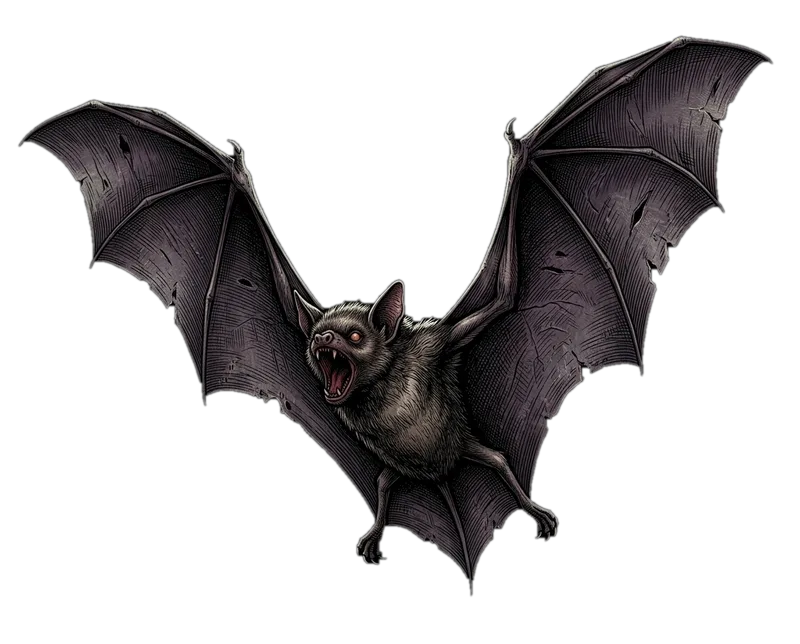
#> input picture src/ui/art/enemies/bat.webp, 800 x 644 px; its folder holds only this picture in this run
$ python enemy-art.py ../src/ui/art/enemies/bat.webp ../src/ui/art/enemies/colossus.webp
#> lines starting #> are read from the running program, lines starting #| are printed output that depends on the picture; after the words box and inside, x2 and y2 are one past the last pixel; in counts of white or black regions, pixels touching at a corner belong together
"""
生成 AI で描いた敵の絵を、ゲームで使う形に変える（src/ui/art/enemies/<id>.webp）。
  python3 tools/enemy-art.py <元の画像> <敵の ID> [しきい値]
- 背景の黒のうち、画像の外側からつながっている部分だけを透明にする（体の中の暗い所は残す）。
  翼の陰影などの暗い所へ、細いすき間から入り込まないよう、背景の候補を一度細らせてから外側とつながる所を探し、
  そのあと元の太さに戻す（すき間が CHANNEL ピクセルより細いところは、背景として扱わない）。
- 横 800 ピクセルに縮め、WebP（品質 82）で保存する。Pillow（pip install pillow）が必要。
"""
import collections, sys
from PIL import Image, ImageChops, ImageFilter

CHANNEL = 9

def flood_from_border(mask: Image.Image) -> Image.Image:
    """mask（255 = 背景の候補）のうち、画像のふちとつながる部分だけを 255 にする。"""
    w, h = mask.size
    m = mask.load()
    out = bytearray(w * h)
    q = collections.deque([(x, y) for x in range(w) for y in (0, h - 1)] + [(x, y) for y in range(h) for x in (0, w - 1)])
    while q:
        x, y = q.popleft()
        i = y * w + x
        if out[i] or m[x, y] == 0:
            continue
        out[i] = 255
        for nx, ny in ((x + 1, y), (x - 1, y), (x, y + 1), (x, y - 1)):
            if 0 <= nx < w and 0 <= ny < h and not out[ny * w + nx]:
                q.append((nx, ny))
    return Image.frombytes('L', (w, h), bytes(out))

def main(src: str, enemy_id: str, threshold: int = 10) -> None:
#> called with src = '../src/ui/art/enemies/bat.webp', enemy_id = '../src/ui/art/enemies/colossus.webp', threshold = 10
    im = Image.open(src).convert('RGB')
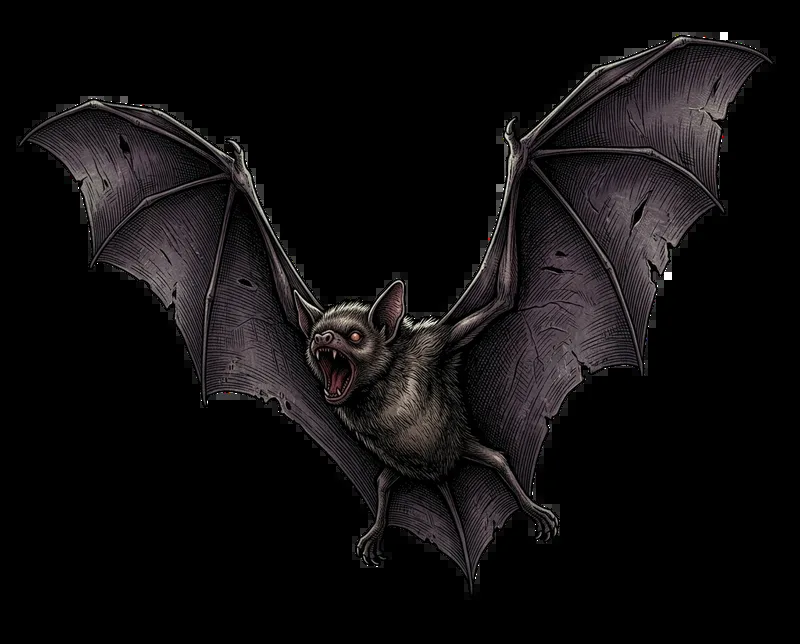
#> im: PIL image 800x644 RGB; mean R, G, B 15.8, 14, 14.7
    # 背景の候補: いちばん明るい色の成分が、しきい値以下（ほぼ黒）
    r, g, b = im.split()
    brightest = ImageChops.lighter(ImageChops.lighter(r, g), b)
    cand = brightest.point(lambda v: 255 if v <= threshold else 0)
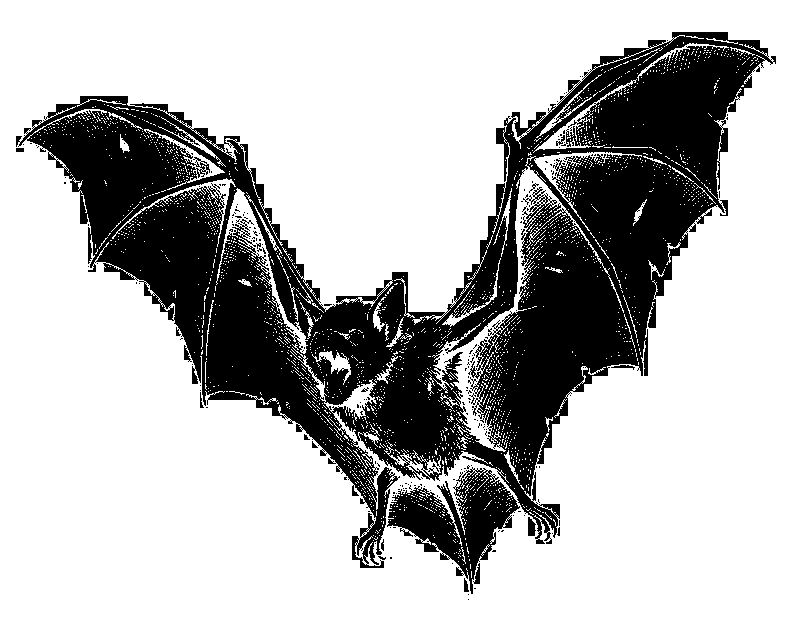
#> cand: PIL image 800x644 L; 72.9% white; 230 black regions (217 under 20 px), largest, box (x1, y1, x2, y2) and area: (16, 32, 776, 568) 131607, (387, 467, 520, 594) 6996, (528, 517, 536, 536) 116
    thin = cand.filter(ImageFilter.MinFilter(CHANNEL))           # 細いすき間を切る
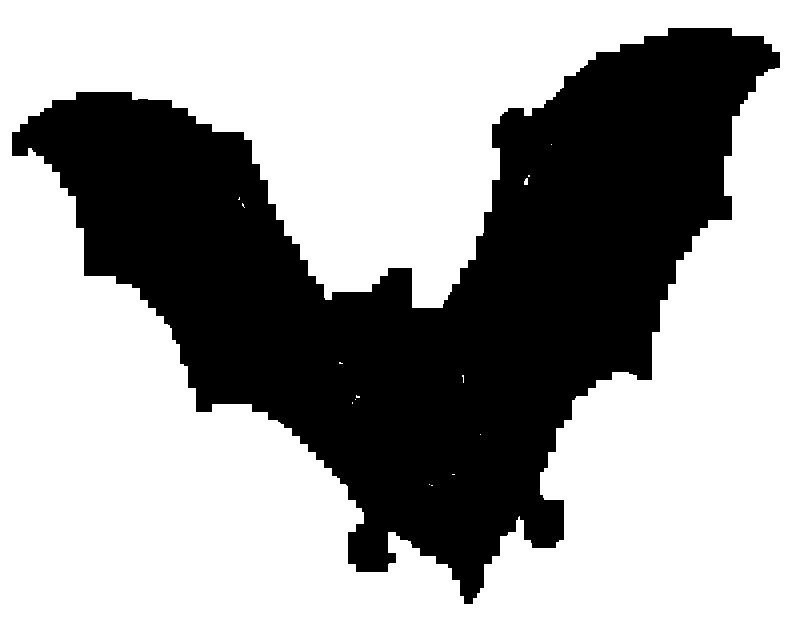
#> thin: PIL image 800x644 L; 64.7% white; 1 black region, box (x1, y1, x2, y2) and area: (12, 28, 780, 604) 182117
    reach = flood_from_border(thin).filter(ImageFilter.MaxFilter(CHANNEL))  # 外側とつながる所を、元の太さに戻す
#> in flood_from_border, `return Image.frombytes('L', (w, h), bytes(out))`: returned value: PIL image 800x644 L; 64.6% white; 1 black region, box (x1, y1, x2, y2) and area: (12, 28, 780, 604) 182192
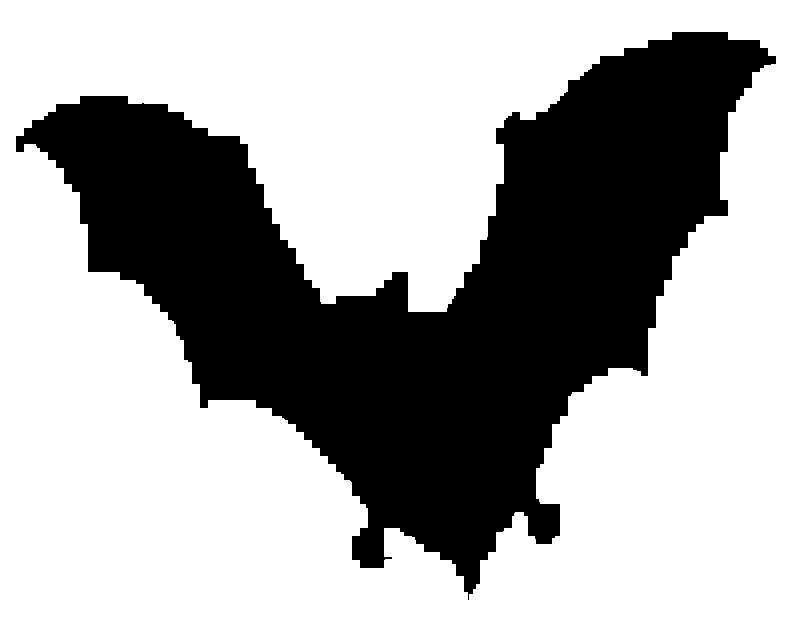
#> reach: PIL image 800x644 L; 67.4% white; 1 black region, box (x1, y1, x2, y2) and area: (16, 32, 776, 600) 168168
    bg = ImageChops.multiply(reach, cand)                          # もとの候補の中だけ
    alpha = ImageChops.invert(bg).filter(ImageFilter.GaussianBlur(1.2))
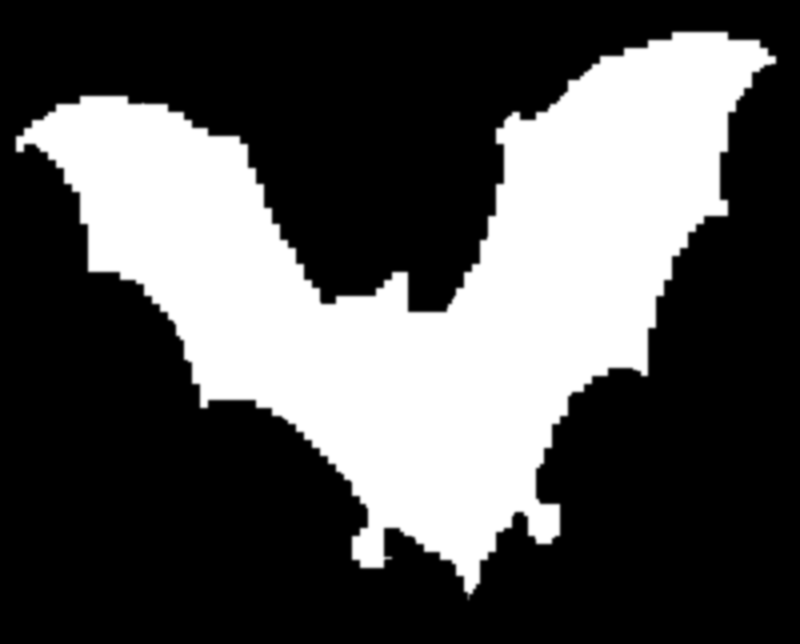
#> alpha: PIL image 800x644 L; min 0, max 255, mean 83.2
    out = im.convert('RGBA')
    out.putalpha(alpha)
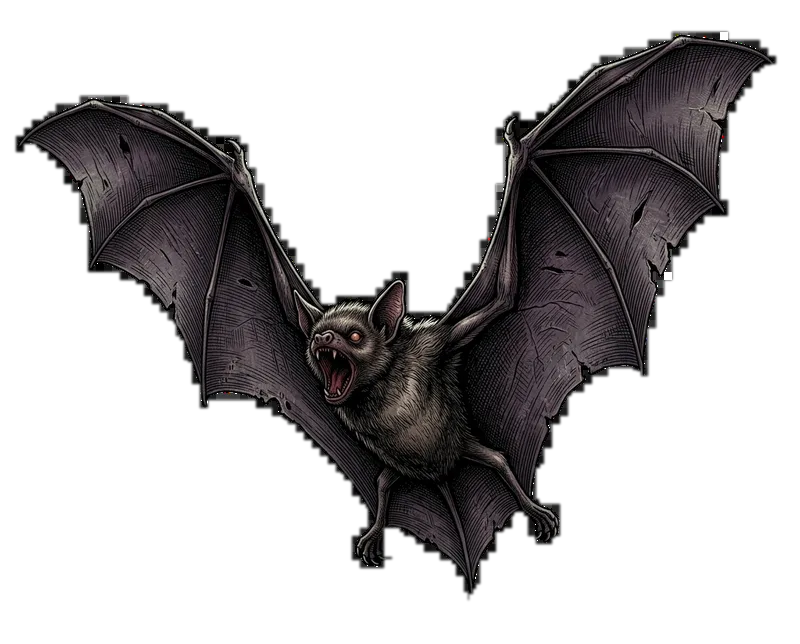
#> out: PIL image 800x644 RGBA; mean R, G, B, A 15.8, 14, 14.7, 83.2; transparent parts drawn white
    w, h = im.size
#> w = 800; h = 644
    out = out.resize((800, round(800 * h / w)), Image.LANCZOS)
    dest = f'src/ui/art/enemies/{enemy_id}.webp'
    out.save(dest, quality=82)
    print(dest, out.size)
#| src/ui/art/enemies/../src/ui/art/enemies/colossus.webp.webp (800, 644)

if __name__ == '__main__':
    main(sys.argv[1], sys.argv[2], *(int(a) for a in sys.argv[3:4]))

$ run again, on src/ui/art/enemies/flame.webp
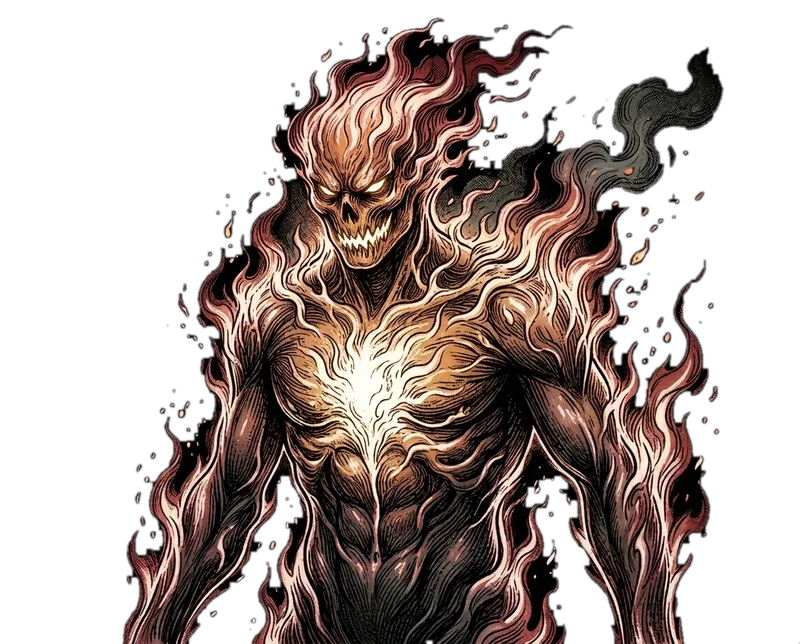
#> input picture src/ui/art/enemies/flame.webp, 800 x 644 px
#> in main, `cand = brightest.point(lambda v: 255 if v <= threshold else 0)`:
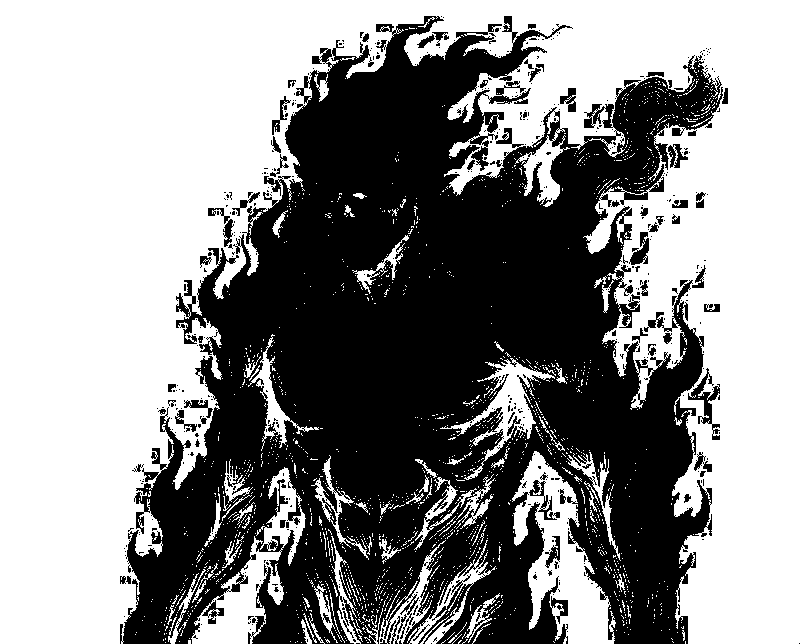
#> cand: PIL image 800x644 L; 55.7% white; 506 black regions (436 under 20 px), largest, box (x1, y1, x2, y2) and area: (120, 16, 723, 644) 221061, (688, 368, 720, 440) 647, (629, 232, 649, 265) 351
#> thin: PIL image 800x644 L; 41.7% white; 59 white regions (30 under 20 px), largest, box (x1, y1, x2, y2) and area: (0, 0, 800, 644) 208966, (563, 548, 604, 644) 2341, (196, 588, 252, 644) 1426
#> reach: PIL image 800x644 L; 44.3% white; 3 white regions, box (x1, y1, x2, y2) and area: (0, 0, 800, 644) 222618, (559, 544, 608, 644) 3341, (192, 584, 256, 644) 2162
#> in main, `out.putalpha(alpha)`:
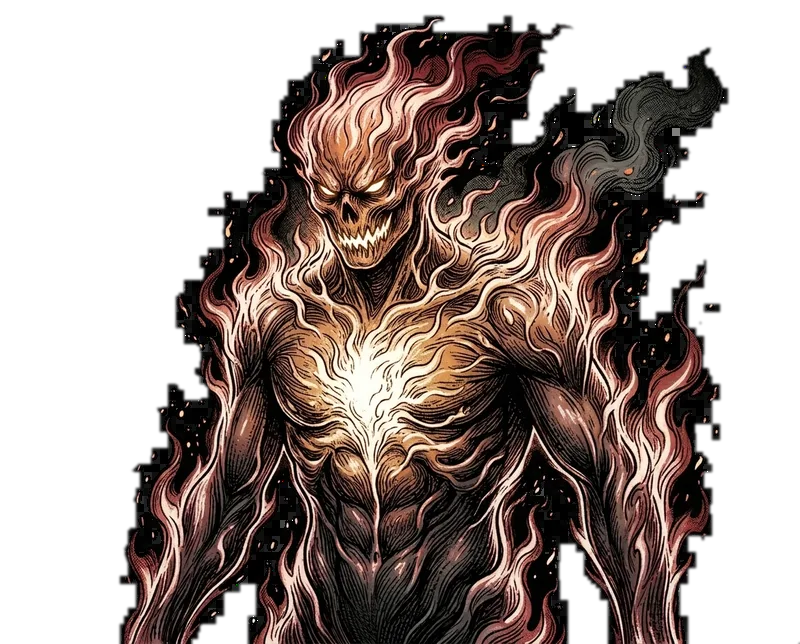
#> out: PIL image 800x644 RGBA; mean R, G, B, A 50, 37.8, 33.3, 142.1; transparent parts drawn white
#| src/ui/art/enemies/../src/ui/art/enemies/flame.webp.webp (800, 644)

$ run again, on src/ui/art/enemies/gargoyle.webp
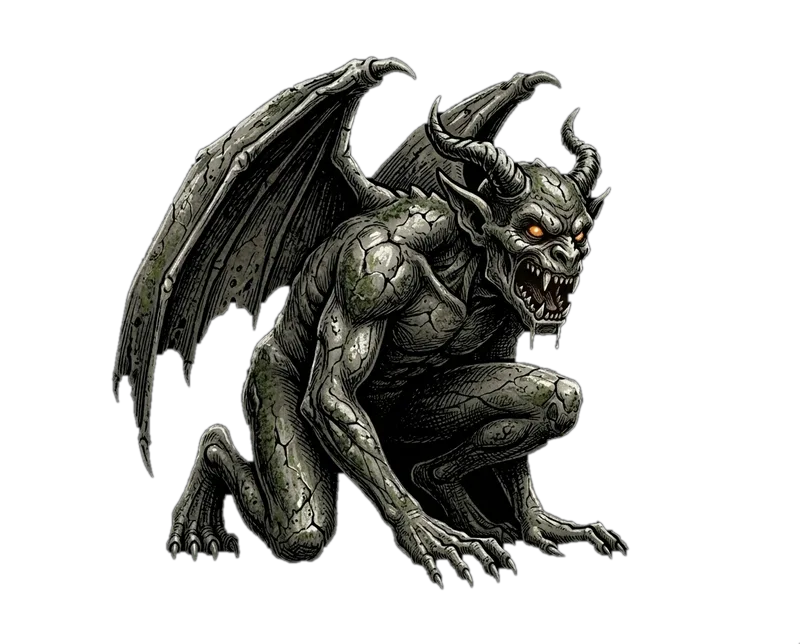
#> input picture src/ui/art/enemies/gargoyle.webp, 800 x 644 px
#> in main, `cand = brightest.point(lambda v: 255 if v <= threshold else 0)`:
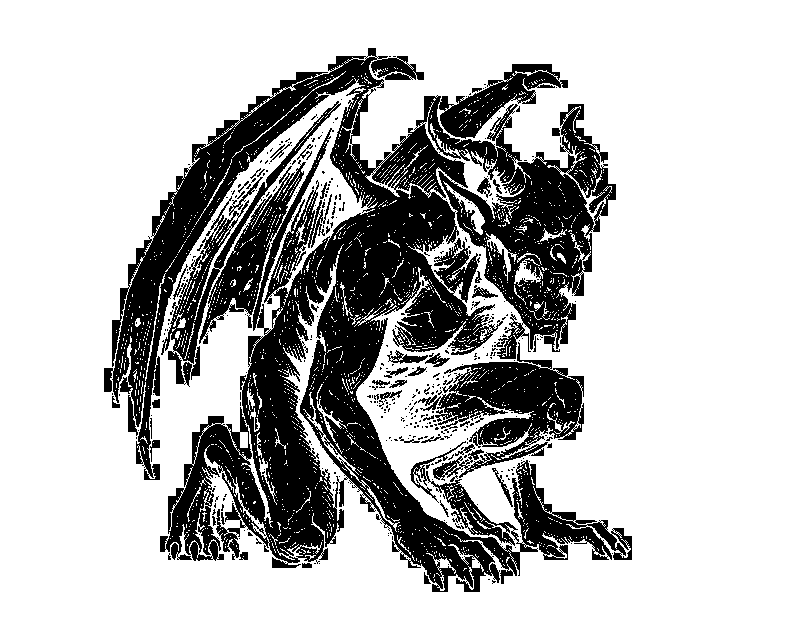
#> cand: PIL image 800x644 L; 74% white; 412 black regions (371 under 20 px), largest, box (x1, y1, x2, y2) and area: (104, 48, 632, 592) 120228, (418, 342, 584, 482) 9806, (387, 350, 428, 364) 241
#> thin: PIL image 800x644 L; 60.6% white; 1 black region, box (x1, y1, x2, y2) and area: (100, 44, 636, 596) 202790
#> reach: PIL image 800x644 L; 63.1% white; 1 black region, box (x1, y1, x2, y2) and area: (104, 48, 632, 592) 190303
#> in main, `out.putalpha(alpha)`:
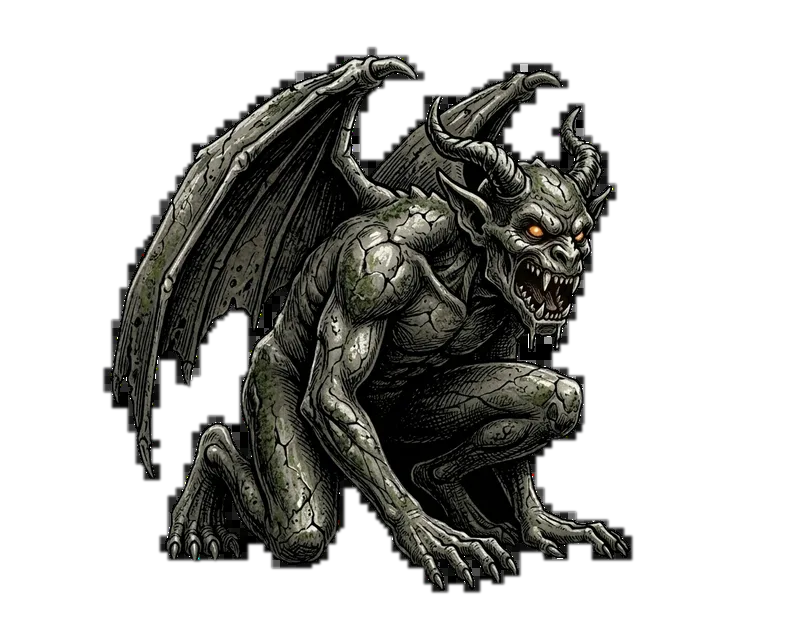
#> out: PIL image 800x644 RGBA; mean R, G, B, A 20.4, 20.4, 18.1, 94.2; transparent parts drawn white
#| src/ui/art/enemies/../src/ui/art/enemies/gargoyle.webp.webp (800, 644)
